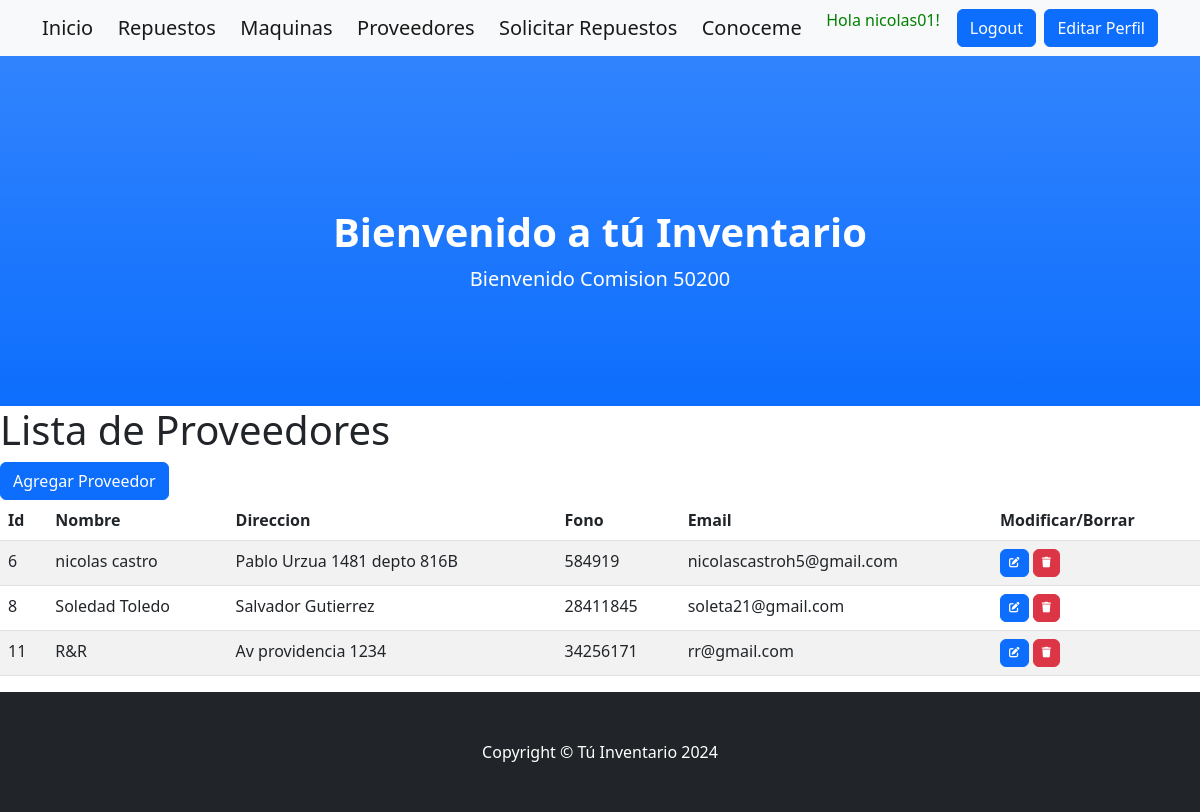
Page /aplicacion/proveedor/ (signed in) on the committed database.
### aplicacion/models.py (models this page shows, shortened)
class Proveedores(models.Model):
    nombre = models.CharField(max_length=50)
    direccion = models.CharField(max_length=50)
    fono = models.IntegerField()
    email = models.EmailField()

### aplicacion/views.py (the view)
# urls.py: path('proveedor/',ProveedorList.as_view(), name="proveedores"),
class ProveedorList(LoginRequiredMixin, ListView):
    model = Proveedores

### aplicacion/templates/aplicacion/proveedores_list.html (shortened to what this page needs)
{% extends 'aplicacion/home.html' %}
{% block descripcion %}
<h1> Lista de Proveedores </h1>
{% endblock descripcion %}
{% block contenido %}
<a href="http://localhost:8000/aplicacion/proveedor_create/" class="btn btn-primary">Agregar Proveedor</a>
    <table class="table table-striped">
        <thead>
            <tr>
                <th>Id</th>
                <th>Nombre</th>
                <th>Direccion</th>
                <th>Fono</th>
                <th>Email</th>
                <th>Modificar/Borrar</th>
            </tr>
        </thead>
        <tbody>
    {% for p in proveedores_list %}
            <tr>
                <td>{{ p.id }}</td>
                <td>{{ p.nombre }}</td>
                <td>{{ p.direccion }}</td>
                <td>{{ p.fono }}</td>
                <td>{{ p.email }}</td>
                <td>
                    <a
                    href="{% url 'proveedor_update' p.id %}"
                    class="btn btn-primary"
                    style="--bs-btn-padding-y: .25rem; --bs-btn-padding-x: .5rem; --bs-btn-font-size: .75rem;"
                    >
                  </a>
                  <a
                    href="{% url 'proveedor_delete' p.id %}"
                    class="btn btn-danger"
                    style="--bs-btn-padding-y: .25rem; --bs-btn-padding-x: .5rem; --bs-btn-font-size: .75rem;"
                    >
                  </a>
                </td>
            </tr>
    {% endfor %}
        </tbody>
    </table>
{% endblock contenido %}

### aplicacion/templates/aplicacion/home.html (shortened to what this page needs)
<!DOCTYPE html>
<html lang="en">
    <head>
        {% load static %}
        <link href="{% static 'css/styles.css' %}" rel="stylesheet" />
         <link rel="stylesheet" href="https://cdnjs.cloudflare.com/ajax/libs/font-awesome/6.4.0/css/all.min.css">
    </head>
    <body id="page-top">
        <nav class="navbar navbar-light bg-light static-top">
            <div class="container">
                <a class="navbar-brand" href="{% url 'home' %}">Inicio</a>
                {% if user.is_authenticated %}
                <a class="navbar-brand" href="{% url 'repuestos' %}">Repuestos</a>
                <a class="navbar-brand" href="{% url 'maquina' %}">Maquinas</a>
                <a class="navbar-brand" href="{% url 'proveedores' %}">Proveedores</a>
                <a class="navbar-brand" href="{% url 'solicitudrepuesto' %}">Solicitar Repuestos</a>
                <a class="navbar-brand" href="{% url 'conoceme' %}">Conoceme</a>
                <p style="color:green">Hola {{user.username}}!</p>
                <a class="btn btn-primary" href="{% url 'logout' %}">Logout</a>
                <a class="btn btn-primary" href="{% url 'editar_perfil' %}">Editar Perfil</a>
                {% else %}
                  <a class ="btn btn-primary" href = "{% url 'login'%}">Login</a>
                  <a class ="btn btn-success" href = "{% url 'registro'%}">Registro</a>
                {% endif %}
            </div>
        </nav>
        <header class="bg-primary bg-gradient text-white">
            <div class="container px-4 text-center">
                <h1 class="fw-bolder">Bienvenido a tú Inventario</h1>
                <p class="lead">Bienvenido Comision 50200</p>
            </div>
        </header>
        {% block descripcion %}{% endblock descripcion %}
        {% block contenido %}
        {% endblock contenido %}
        <footer class="py-5 bg-dark">
            <div class="container px-4"><p class="m-0 text-center text-white">Copyright &copy; Tú Inventario 2024</p></div>
        </footer>
    </body>
</html>

### rows in the picture
Proveedores: id "6", nombre "nicolas castro", direccion "Pablo Urzua 1481 depto 816B", fono "584919", email "nicolascastroh5@gmail.com"
Proveedores: id "8", nombre "Soledad Toledo", direccion "Salvador Gutierrez", fono "28411845", email "soleta21@gmail.com"
Proveedores: id "11", nombre "R&R", direccion "Av providencia 1234", fono "34256171", email "rr@gmail.com"

### other values in the picture
{{ user.username }} "nicolas01"
